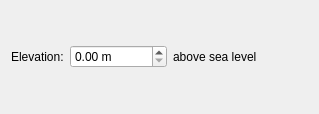
<?xml version="1.0" encoding="UTF-8"?>
<ui version="4.0">
 <class>ElevationWidget</class>
 <widget class="QWidget" name="ElevationWidget">
  <property name="geometry">
   <rect>
    <x>0</x>
    <y>0</y>
    <width>319</width>
    <height>114</height>
   </rect>
  </property>
  <property name="windowTitle">
   <string>Form</string>
  </property>
  <layout class="QHBoxLayout" name="horizontalLayout">
   <item>
    <widget class="QLabel" name="elevationLabel">
     <property name="text">
      <string>Elevation:</string>
     </property>
    </widget>
   </item>
   <item>
    <widget class="QDoubleSpinBox" name="elevationSpinBox">
     <property name="suffix">
      <string> m</string>
     </property>
     <property name="maximum">
      <double>1000000.000000000000000</double>
     </property>
    </widget>
   </item>
   <item>
    <widget class="QLabel" name="elevationModeLabel">
     <property name="text">
      <string>above sea level</string>
     </property>
    </widget>
   </item>
   <item>
    <spacer name="horizontalSpacer">
     <property name="orientation">
      <enum>Qt::Horizontal</enum>
     </property>
     <property name="sizeHint" stdset="0">
      <size>
       <width>29</width>
       <height>20</height>
      </size>
     </property>
    </spacer>
   </item>
  </layout>
 </widget>
 <resources/>
 <connections/>
</ui>
